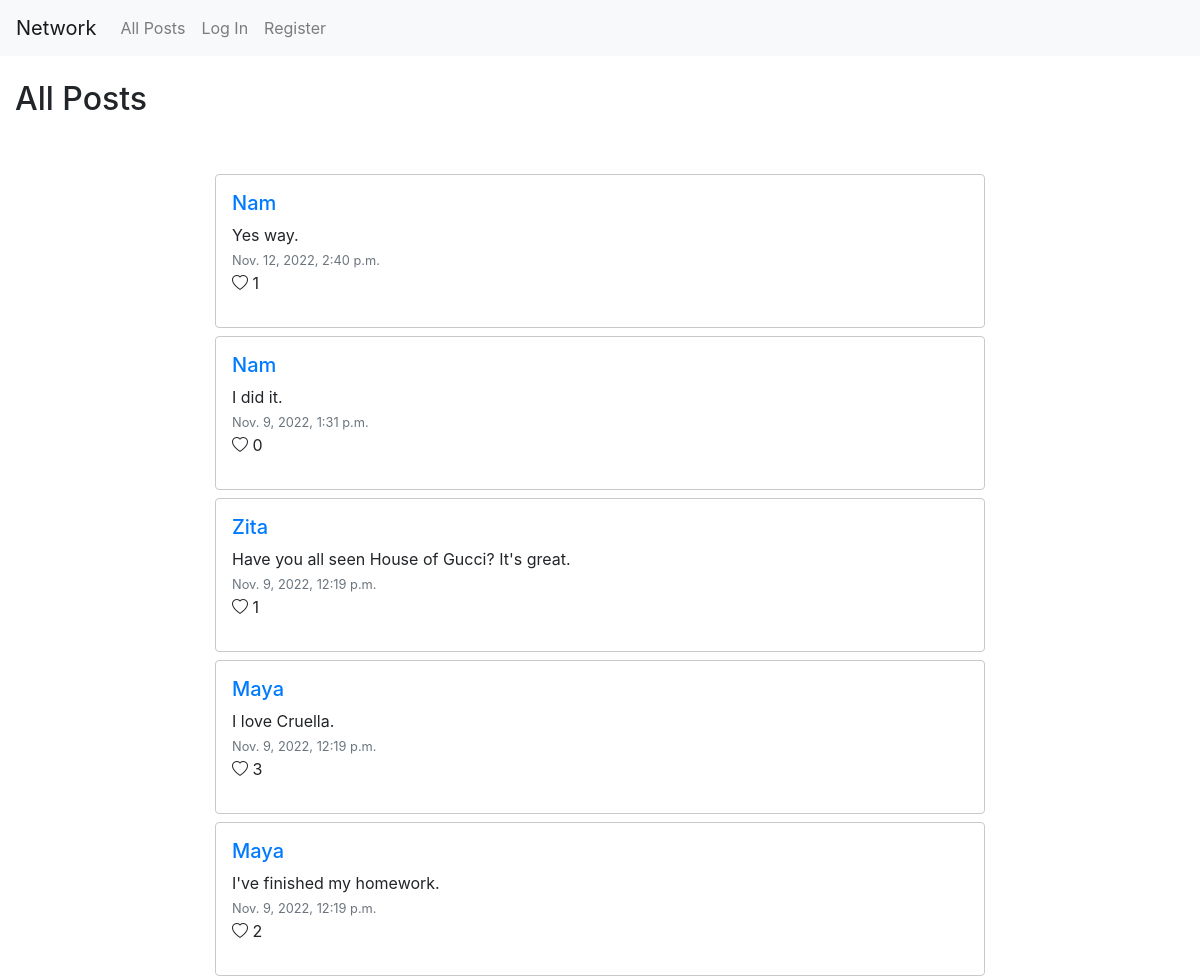
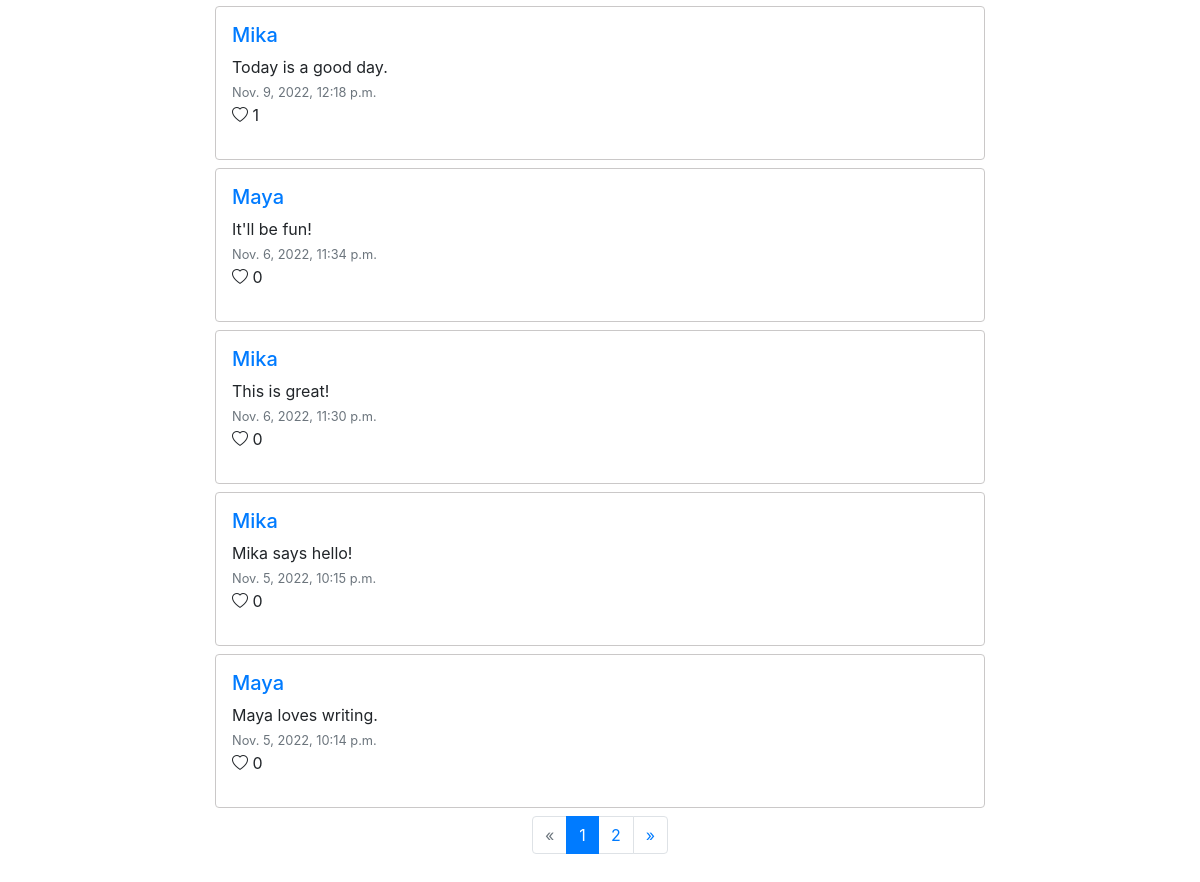
Before: / with the older database file (2 pictures, top to bottom).
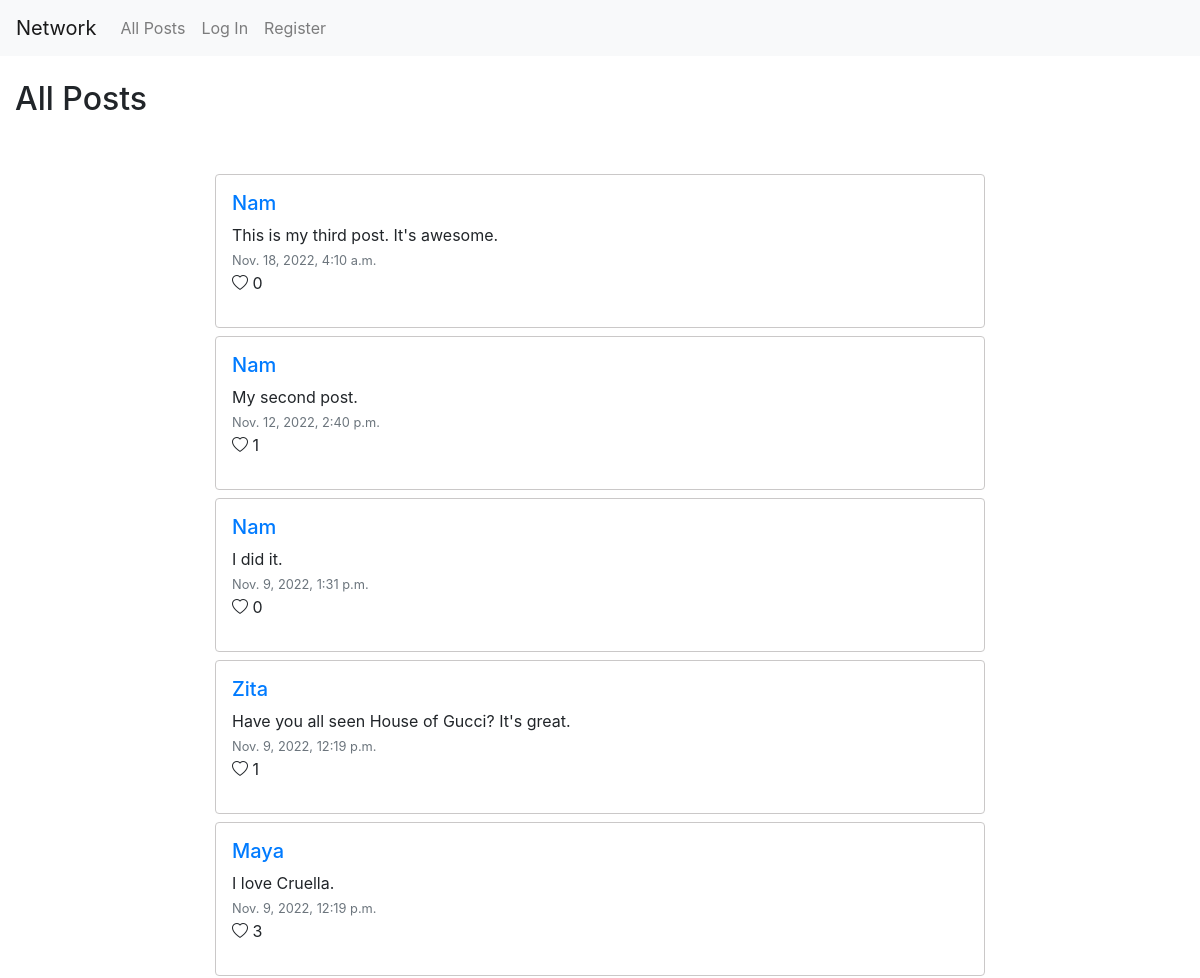
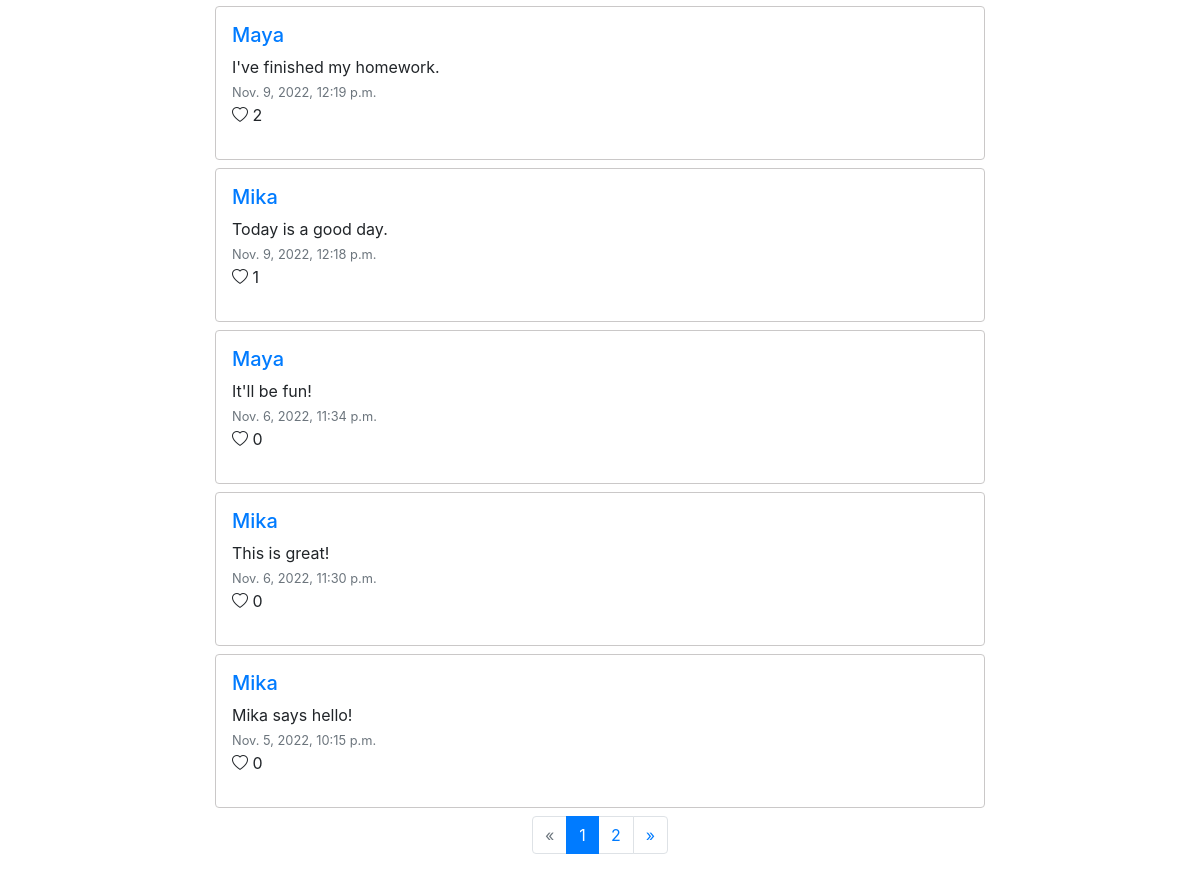
After: the same page with the newer database file (2 pictures, top to bottom).
### network/models.py (models this page shows, shortened)
class Post(models.Model):
    poster = models.ForeignKey('User', on_delete=models.CASCADE, related_name='poster')
    content = models.TextField()
    date_created = models.DateTimeField(default=timezone.now)
    fan = models.ManyToManyField('User', related_name='likes', blank=True)

class User(AbstractUser):
    pass

### network/views.py (the view)
# urls.py: path("", views.index, name="index"),
def index(request):
    posts = Post.objects.all().order_by('date_created').reverse()
    paginator = Paginator(posts, 10)
    page_number = request.GET.get('page')
    page_obj = paginator.get_page(page_number)
    return render(request, "network/index.html", {
        'page_obj': page_obj
    })

### network/templates/network/index.html (shortened to what this page needs)
{% extends "network/layout.html" %}
{% block body %}
    <h2 class="my-4">All Posts</h2>
    <div class="row mb-5">
        <div class="col-lg-8 offset-lg-2 mt-4">
            {% include "network/posts.html" %}
    </div>
{% endblock %}

### network/templates/network/posts.html (shortened to what this page needs)
<div>
    {% for post in page_obj %}
    <div class="border rounded my-2 p-3 block-post" id="post-{{ post.id }}">
        <a href="{% url 'profile' post.poster %}"><h5>{{ post.poster }}</h5></a>
        <div id="post-details-{{ post.id }}">
            <ul class="list-unstyled">
                <li id="post-content-{{ post.id }}">{{ post.content }}</li>
                <li><small class="text-muted">{{ post.date_created }}</small></li>
                {% if post.poster != request.user %}
                    {% if post.fan is None or request.user not in post.fan.all %}
                    <li class="fan-{{ post.id }}"><i class="bi bi-heart" id="heart-empty" data-id="{{ post.id }}" data-action="like"></i> {{ post.fan.count }} </li>
                    {% else %}
                    <li class="fan-{{ post.id }}"><i class="bi bi-heart-fill" id="heart-fill" data-id="{{ post.id }}" data-action="unlike"></i> {{ post.fan.count }} </li>
                    {% endif %}
                {% else %}
                <li class="fan-{{ post.id }} disabled-icon"><i class="bi bi-heart" id="heart-empty" data-id="{{ post.id }}" data-action="like"></i> {{ post.fan.count }} </li>
                {% endif %}
            </ul>
        </div>
    </div>
    {% endfor %}
    <nav aria-label="Page navigation">
        <ul class="pagination justify-content-center">
            {% if page_obj.has_previous %}
            <li class="page-item">
                <a class="page-link" href="?page={{ page_obj.previous_page_number }}" aria-label="Previous">
                    <span aria-hidden="true">&laquo;</span>
                </a>
            </li>
            {% else %}
            <li class="page-item disabled">
                <a class="page-link" href="#" aria-label="Previous">
                    <span aria-hidden="true">&laquo;</span>
                </a>
            </li>
            {% endif %}
            {% for i in page_obj.paginator.page_range %}
                {% if i == page_obj.number %}
                <li class="page-item active">
                    <a class="page-link" href="?page={{ i }}">{{ i }}
                    </a>
                </li>
                {% else %}
                <li class="page-item">
                    <a class="page-link" href="?page={{ i }}">{{ i }}</a>
                </li>
                {% endif %}
            {% endfor %}
            {% if page_obj.has_next %}
            <li class="page-item">
                <a class="page-link" href="?page={{ page_obj.next_page_number }}" aria-label="Next">
                    <span aria-hidden="true">&raquo;</span>
                </a>
            </li>
            {% else %}
            <li class="page-item disabled">
                <a class="page-link" href="#" aria-label="Next">
                    <span aria-hidden="true">&raquo;</span>
                </a>
            </li>
            {% endif %}
        </ul>
    </nav>

Changed rows visible on the page:
no longer on this page (row unchanged): Post: poster "Maya", content "Maya loves writing.", date_created "Nov. 5, 2022, 10:14 p.m.", fan.count "0"
added Post: poster "Nam", content "This is my third post. It's awesome.", date_created "Nov. 18, 2022, 4:10 a.m.", fan.count "0"
changed Post: content "Yes way." → "My second post."
